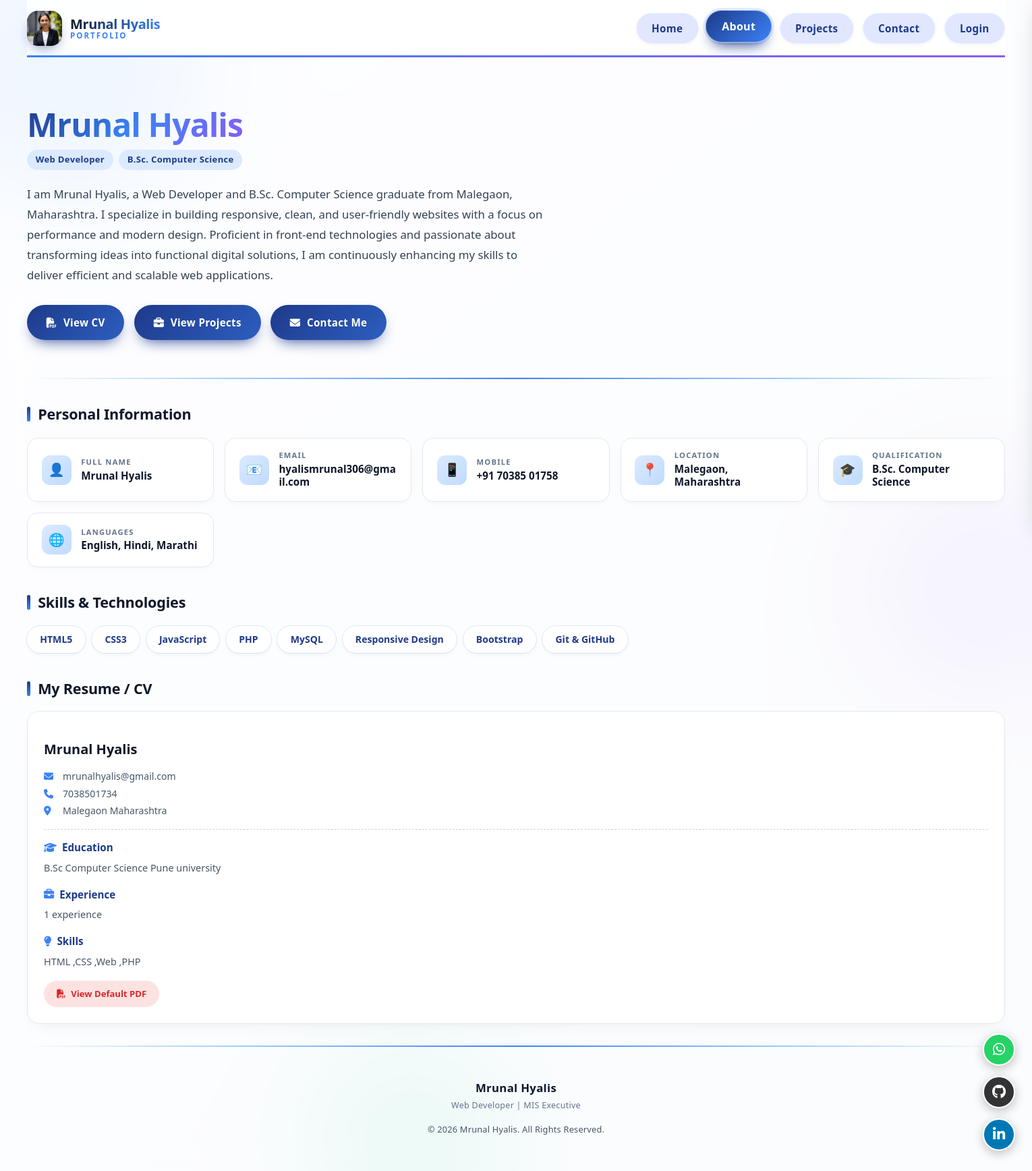
Page /about.php on the committed database.
### tables this page shows
CREATE TABLE `cv` (
  `id` int(11) NOT NULL,
  `full_name` varchar(100) NOT NULL,
  `email` varchar(100) DEFAULT NULL,
  `phone` varchar(20) DEFAULT NULL,
  `address` varchar(200) DEFAULT NULL,
  `education` text DEFAULT NULL,
  `experience` text DEFAULT NULL,
  `skills` text DEFAULT NULL,
  `cv_file` varchar(255) DEFAULT NULL,
  `created_at` timestamp NOT NULL DEFAULT current_timestamp()
);

### about.php (the view, shortened to what this page needs)
<?php
include 'include/header.php';
include 'config/db.php';
$cv_data = [];
$res = mysqli_query($conn, "SELECT * FROM cv ORDER BY id DESC LIMIT 1");
if ($res && mysqli_num_rows($res) > 0) {
    $cv_data = mysqli_fetch_assoc($res);
}
?>
<div class="about-hero">
    <h1><span>Mrunal Hyalis</span></h1>
    <div class="role">
        <span class="tag">Web Developer</span>
        <span class="tag">B.Sc. Computer Science</span>
    </div>
    <p class="bio">
        I am Mrunal Hyalis, a Web Developer and B.Sc. Computer Science graduate from Malegaon, Maharashtra.
        I specialize in building responsive, clean, and user-friendly websites with a focus on
        performance and modern design. Proficient in front-end technologies and passionate
        about transforming ideas into functional digital solutions, I am continuously
        enhancing my skills to deliver efficient and scalable web applications.
    </p>
    <div class="hero-actions">
        <a href="files/Mrunal_CV.pdf" target="_blank" rel="noopener noreferrer" class="btn-cv">
            <i class="fa-solid fa-file-pdf"></i> View CV
        </a>
        <a href="project.php" class="btn-projects">
            <i class="fa-solid fa-briefcase"></i> View Projects
        </a>
        <a href="contact.php" class="btn-contact-me">
            <i class="fa-solid fa-envelope"></i> Contact Me
        </a>
    </div>
</div>
<hr>
<h2 class="section-title">Personal Information</h2>
<div class="info-grid">
    <div class="info-card">
        <div class="icon">👤</div>
        <div class="details">
            <span class="label">Full Name</span>
            <span class="value">Mrunal Hyalis</span>
        </div>
    </div>
    <div class="info-card">
        <div class="icon">📧</div>
        <div class="details">
            <span class="label">Email</span>
            <span class="value">hyalismrunal306@gmail.com</span>
        </div>
    </div>
    <div class="info-card">
        <div class="icon">📱</div>
        <div class="details">
            <span class="label">Mobile</span>
            <span class="value">+91 70385 01758</span>
        </div>
    </div>
    <div class="info-card">
        <div class="icon">📍</div>
        <div class="details">
            <span class="label">Location</span>
            <span class="value">Malegaon, Maharashtra</span>
        </div>
    </div>
    <div class="info-card">
        <div class="icon">🎓</div>
        <div class="details">
            <span class="label">Qualification</span>
            <span class="value">B.Sc. Computer Science</span>
        </div>
    </div>
    <div class="info-card">
        <div class="icon">🌐</div>
        <div class="details">
            <span class="label">Languages</span>
            <span class="value">English, Hindi, Marathi</span>
        </div>
    </div>
</div>
<h2 class="section-title">Skills &amp; Technologies</h2>
<div class="skills-grid">
    <span class="skill-pill">HTML5</span>
    <span class="skill-pill">CSS3</span>
    <span class="skill-pill">JavaScript</span>
    <span class="skill-pill">PHP</span>
    <span class="skill-pill">MySQL</span>
    <span class="skill-pill">Responsive Design</span>
    <span class="skill-pill">Bootstrap</span>
    <span class="skill-pill">Git &amp; GitHub</span>
</div>
<div class="cv-header-row" style="margin-top:2.2rem;">
    <h2 class="section-title" style="margin:0;">My Resume / CV</h2>
</div>
<?php if (!empty($cv_data)): ?>
    <div class="cv-grid">
        <div class="cv-card">
            <h3><?= htmlspecialchars($cv_data['full_name'] ?? 'Mrunal Hyalis') ?></h3>
            <div class="cv-meta">
                <div><i class="fa-solid fa-envelope"></i> <?= htmlspecialchars($cv_data['email'] ?? 'N/A') ?></div>
                <div><i class="fa-solid fa-phone"></i> <?= htmlspecialchars($cv_data['phone'] ?? 'N/A') ?></div>
                <div><i class="fa-solid fa-location-dot"></i> <?= htmlspecialchars($cv_data['address'] ?? 'N/A') ?></div>
            </div>
            <?php if (!empty($cv_data['education'])): ?>
                <h4><i class="fa-solid fa-graduation-cap"></i> Education</h4>
                <p><?= nl2br(htmlspecialchars($cv_data['education'])) ?></p>
            <?php endif; ?>
            <?php if (!empty($cv_data['experience'])): ?>
                <h4><i class="fa-solid fa-briefcase"></i> Experience</h4>
                <p><?= nl2br(htmlspecialchars($cv_data['experience'])) ?></p>
            <?php endif; ?>
            <?php if (!empty($cv_data['skills'])): ?>
                <h4><i class="fa-solid fa-lightbulb"></i> Skills</h4>
                <p><?= nl2br(htmlspecialchars($cv_data['skills'])) ?></p>
            <?php endif; ?>
            <?php if (!empty($cv_data['cv_file']) && file_exists($cv_data['cv_file'])): ?>
                <a href="<?= htmlspecialchars($cv_data['cv_file']) ?>" target="_blank" class="cv-pdf-btn">
                    <i class="fa-solid fa-file-pdf"></i> View PDF
                </a>
            <?php else: ?>
                <a href="files/Mrunal_CV.pdf" target="_blank" class="cv-pdf-btn">
                    <i class="fa-solid fa-file-pdf"></i> View Default PDF
                </a>
            <?php endif; ?>
        </div>
    </div>
<?php endif; ?>
<?php include 'include/footer.php'; ?>

### include/header.php (style rules this page uses)
* { margin: 0; padding: 0; box-sizing: border-box; }
body { font-family: 'Segoe UI', Roboto, system-ui, -apple-system, sans-serif; background: linear-gradient(145deg, #f8faff 0%, #eef2f9 100%); color: #1e293b; line-height: 1.6; padding: 0; margin: 0; min-height: 100vh; display: block; overflow-x: hidden; }
h1 { font-size: 2.8rem; font-weight: 700; letter-spacing: -0.02em; background: linear-gradient(135deg, #0f172a, #2563eb, #8b5cf6); background-size: 200% 200%; -webkit-background-clip: text; background-clip: text; color: transparent; margin-bottom: 0.25rem; text-align: center; line-height: 1.2; animation: gradientShift 6s ease infinite; }
h2 { font-size: 1.8rem; font-weight: 600; color: #0f172a; margin: 1.8rem 0 1rem 0; padding-bottom: 0.3rem; border-bottom: 3px solid #3b82f6; display: inline-block; letter-spacing: -0.01em; }
h3 { font-size: 1.4rem; font-weight: 600; color: #1e40af; margin: 1rem 0 0.5rem 0; }
p { margin-bottom: 1rem; font-size: 1.1rem; color: #1e293b; }
hr { margin: 2rem 0 1.5rem 0; border: 0; height: 2px; background: linear-gradient(90deg, transparent, #93c5fd, #3b82f6, #93c5fd, transparent); border-radius: 2px; }

### rows in the picture
cv: full_name "Mrunal Hyalis", email "mrunalhyalis@gmail.com", phone "7038501734", address "Malegaon Maharashtra", education "B.Sc Computer Science Pune university", experience "1 experience", skills "HTML ,CSS ,Web ,PHP"
